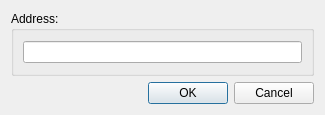
<?xml version="1.0" encoding="UTF-8"?>
<ui version="4.0">
 <class>GromacsServerDialog</class>
 <widget class="QDialog" name="GromacsServerDialog">
  <property name="geometry">
   <rect>
    <x>0</x>
    <y>0</y>
    <width>325</width>
    <height>115</height>
   </rect>
  </property>
  <property name="windowTitle">
   <string>Gromacs Server</string>
  </property>
  <layout class="QVBoxLayout" name="verticalLayout">
   <item>
    <widget class="QGroupBox" name="groupBox">
     <property name="title">
      <string>Address:</string>
     </property>
     <layout class="QHBoxLayout" name="horizontalLayout">
      <item>
       <widget class="QLineEdit" name="serverLineEdit">
        <property name="text">
         <string/>
        </property>
       </widget>
      </item>
     </layout>
    </widget>
   </item>
   <item>
    <widget class="QDialogButtonBox" name="buttonBox">
     <property name="orientation">
      <enum>Qt::Horizontal</enum>
     </property>
     <property name="standardButtons">
      <set>QDialogButtonBox::Cancel|QDialogButtonBox::Ok</set>
     </property>
    </widget>
   </item>
  </layout>
 </widget>
 <resources/>
 <connections>
  <connection>
   <sender>buttonBox</sender>
   <signal>accepted()</signal>
   <receiver>GromacsServerDialog</receiver>
   <slot>accept()</slot>
   <hints>
    <hint type="sourcelabel">
     <x>248</x>
     <y>254</y>
    </hint>
    <hint type="destinationlabel">
     <x>157</x>
     <y>274</y>
    </hint>
   </hints>
  </connection>
  <connection>
   <sender>buttonBox</sender>
   <signal>rejected()</signal>
   <receiver>GromacsServerDialog</receiver>
   <slot>reject()</slot>
   <hints>
    <hint type="sourcelabel">
     <x>316</x>
     <y>260</y>
    </hint>
    <hint type="destinationlabel">
     <x>286</x>
     <y>274</y>
    </hint>
   </hints>
  </connection>
 </connections>
</ui>
